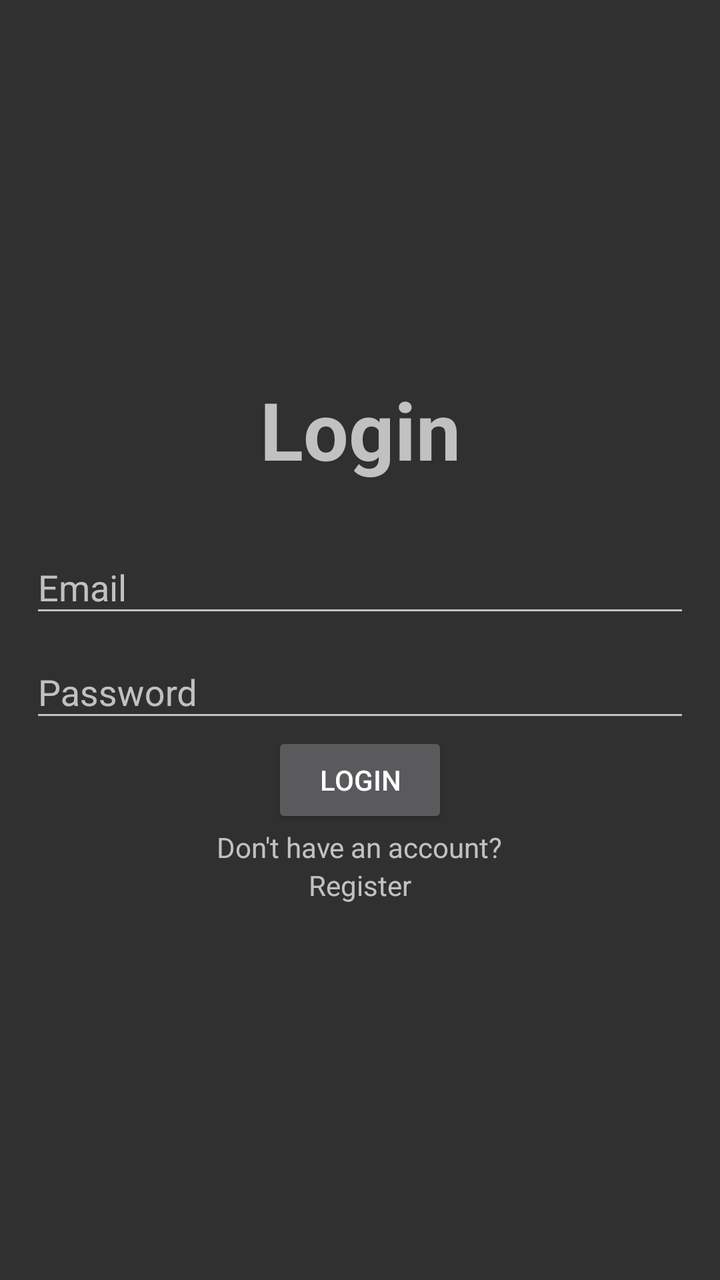
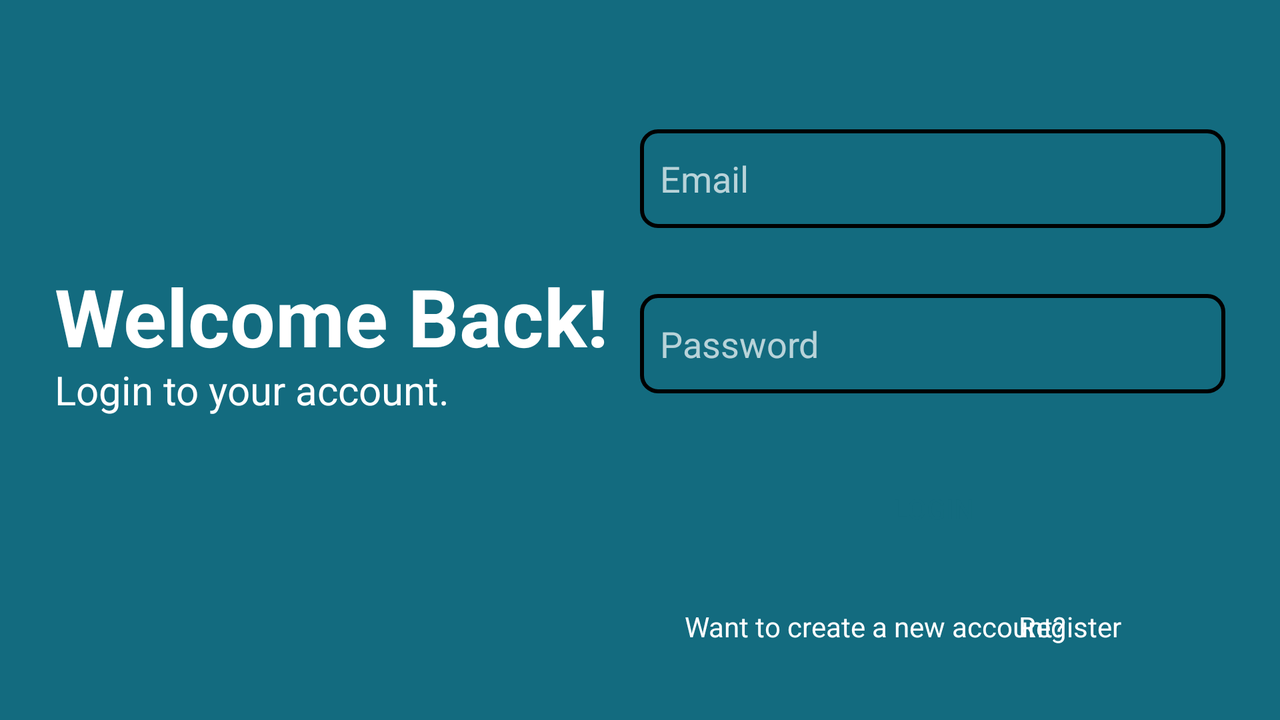

An Android layout and its configuration variant, each rendered on a device that would load it. The default file and the variant file are quoted in full after the pictures.
<!-- AndroidManifest.xml: application theme Theme.AppCompat -->
<!-- res/layout/activity_login.xml -->
<?xml version="1.0" encoding="utf-8"?>
<LinearLayout xmlns:android="http://schemas.android.com/apk/res/android"
    xmlns:app="http://schemas.android.com/apk/res-auto"
    xmlns:tools="http://schemas.android.com/tools"
    android:layout_width="match_parent"
    android:layout_height="match_parent"
    android:orientation="vertical"
    android:padding="15dp"
    android:gravity="center"
    tools:context=".Login">
    
    <TextView
        android:text="@string/login"
        android:textSize="40dp"
        android:textStyle="bold"
        android:gravity="center"
        android:layout_marginBottom="20dp"
        android:layout_width="match_parent"
        android:layout_height="wrap_content"/>

    <com.google.android.material.textfield.TextInputLayout
        android:layout_width="match_parent"
        android:layout_height="wrap_content">
        <com.google.android.material.textfield.TextInputEditText
            android:id="@+id/email"
            android:hint="@string/email"
            android:layout_width="match_parent"
            android:layout_height="wrap_content">

        </com.google.android.material.textfield.TextInputEditText>
    </com.google.android.material.textfield.TextInputLayout>

    <com.google.android.material.textfield.TextInputLayout
        android:layout_width="match_parent"
        android:layout_height="wrap_content">
        <com.google.android.material.textfield.TextInputEditText
            android:id="@+id/password"
            android:hint="@string/password"
            android:layout_width="match_parent"
            android:layout_height="wrap_content">

        </com.google.android.material.textfield.TextInputEditText>
    </com.google.android.material.textfield.TextInputLayout>

    <ProgressBar
        android:id="@+id/progressBar"
        android:visibility="gone"
        android:layout_width="wrap_content"
        android:layout_height="wrap_content"/>

    <Button
        android:id="@+id/btn_login"
        android:text="@string/login"
        android:layout_width="wrap_content"
        android:layout_height="wrap_content" />

    <TextView
        android:id="@+id/dont_have_account"
        android:text="Don't have an account?"
        android:layout_width="wrap_content"
        android:layout_height="wrap_content"/>
    <TextView
        android:id="@+id/registerNow"
        android:text="@string/register"
        android:layout_width="wrap_content"
        android:layout_height="wrap_content"/>
</LinearLayout>
<!-- resources referenced by this layout -->
<resources>
  <string name="email">Email</string>
  <string name="login">Login</string>
  <string name="password">Password</string>
  <string name="register">Register</string>
</resources>
<!-- res/layout-land/activity_login.xml (the repository's variant of the layout above) -->
<!-- drawn on the phone turned sideways -->
<?xml version="1.0" encoding="utf-8"?>
<androidx.constraintlayout.widget.ConstraintLayout xmlns:android="http://schemas.android.com/apk/res/android"
    xmlns:app="http://schemas.android.com/apk/res-auto"
    xmlns:tools="http://schemas.android.com/tools"
    android:layout_width="match_parent"
    android:layout_height="match_parent"
    android:background="@color/bgColor"
    android:orientation="vertical"
    android:padding="15dp"
    tools:context=".Login">

    <TextView
        android:id="@+id/textView"
        android:layout_width="343dp"
        android:layout_height="48dp"
        android:text="@string/welcome"
        android:textAlignment="viewStart"
        android:textColor="@color/white"
        android:textSize="40dp"
        android:textStyle="bold"
        app:layout_constraintBottom_toTopOf="@+id/guideline9"
        app:layout_constraintStart_toStartOf="@+id/guideline"
        app:layout_constraintTop_toTopOf="@+id/guideline8" />

    <TextView
        android:id="@+id/textView2"
        android:layout_width="345dp"
        android:layout_height="32dp"
        android:text="@string/login_account"
        android:textAlignment="viewStart"
        android:textColor="@color/white"
        android:textSize="20dp"
        app:layout_constraintBottom_toBottomOf="parent"
        app:layout_constraintEnd_toStartOf="@+id/guideline2"
        app:layout_constraintHorizontal_bias="0.0"
        app:layout_constraintStart_toStartOf="@+id/guideline"
        app:layout_constraintTop_toBottomOf="@+id/textView"
        app:layout_constraintVertical_bias="0.015" />

    <com.google.android.material.textfield.TextInputLayout
        android:id="@+id/textInputLayout"
        android:layout_width="match_parent"
        android:layout_height="wrap_content"
        tools:layout_editor_absoluteX="15dp"
        tools:layout_editor_absoluteY="15dp">

    </com.google.android.material.textfield.TextInputLayout>

    <com.google.android.material.textfield.TextInputLayout
        android:id="@+id/textInputLayout2"
        android:layout_width="match_parent"
        android:layout_height="wrap_content"
        android:layout_marginTop="140dp"
        app:layout_constraintTop_toBottomOf="@+id/dont_have_account"
        tools:layout_editor_absoluteX="-3dp">

    </com.google.android.material.textfield.TextInputLayout>

    <ProgressBar
        android:id="@+id/progressBar"
        android:layout_width="wrap_content"
        android:layout_height="wrap_content"
        android:visibility="gone"
        app:layout_constraintBottom_toBottomOf="parent"
        app:layout_constraintTop_toTopOf="parent"
        tools:layout_editor_absoluteX="166dp"/>

    <Button
        android:id="@+id/btn_login"
        android:layout_width="0dp"
        android:layout_height="0dp"
        android:background="@drawable/rounded_corners"
        android:text="@string/login"
        android:textColor="#136b7f"
        app:layout_constraintBottom_toTopOf="@+id/guideline10"
        app:layout_constraintEnd_toStartOf="@+id/guideline2"
        app:layout_constraintStart_toStartOf="@+id/middleGuideline"
        app:layout_constraintTop_toTopOf="@+id/guideline12" />

    <TextView
        android:id="@+id/dont_have_account"
        android:layout_width="wrap_content"
        android:layout_height="wrap_content"
        android:text="@string/create_account"
        android:textColor="@color/white"
        app:layout_constraintBottom_toBottomOf="parent"
        app:layout_constraintEnd_toStartOf="@+id/guideline2"
        app:layout_constraintHorizontal_bias="0.22"
        app:layout_constraintStart_toStartOf="@+id/middleGuideline"
        app:layout_constraintTop_toTopOf="@+id/guideline10"
        app:layout_constraintVertical_bias="0.526" />

    <TextView
        android:id="@+id/registerNow"
        android:layout_width="wrap_content"
        android:layout_height="wrap_content"
        android:layout_marginEnd="52dp"
        android:text="@string/register"
        android:textColor="@color/white"
        app:layout_constraintBottom_toBottomOf="parent"
        app:layout_constraintEnd_toStartOf="@+id/guideline2"
        app:layout_constraintHorizontal_bias="1.0"
        app:layout_constraintStart_toEndOf="@+id/dont_have_account"
        app:layout_constraintTop_toTopOf="@+id/guideline10"
        app:layout_constraintVertical_bias="0.526" />

    <com.google.android.material.textfield.TextInputEditText
        android:id="@+id/password"
        android:layout_width="0dp"
        android:layout_height="0dp"
        android:background="@drawable/button_border_blue"
        android:hint="@string/password"
        android:paddingLeft="10dp"

        app:layout_constraintBottom_toTopOf="@+id/guideline9"
        app:layout_constraintEnd_toStartOf="@+id/guideline2"
        app:layout_constraintStart_toStartOf="@+id/middleGuideline"
        app:layout_constraintTop_toTopOf="@+id/guideline11">


    </com.google.android.material.textfield.TextInputEditText>

    <com.google.android.material.textfield.TextInputEditText
        android:id="@+id/email"
        android:layout_width="0dp"
        android:layout_height="0dp"
        android:background="@drawable/button_border_blue"
        android:hint="@string/email"
        android:paddingLeft="10dp"
        android:textColor="@color/white"
        app:layout_constraintBottom_toTopOf="@+id/guideline8"
        app:layout_constraintEnd_toStartOf="@+id/guideline2"
        app:layout_constraintStart_toStartOf="@+id/middleGuideline"
        app:layout_constraintTop_toTopOf="@+id/guideline4"
        app:shapeAppearanceOverlay="@style/ShapeAppearanceOverlay.App.rounded">


    </com.google.android.material.textfield.TextInputEditText>

    <androidx.constraintlayout.widget.Guideline
        android:id="@+id/guideline"
        android:layout_width="wrap_content"
        android:layout_height="wrap_content"
        android:orientation="vertical"
        app:layout_constraintGuide_percent="0.02" />

    <androidx.constraintlayout.widget.Guideline
        android:id="@+id/guideline2"
        android:layout_width="wrap_content"
        android:layout_height="wrap_content"
        android:orientation="vertical"
        app:layout_constraintGuide_percent="0.98" />

    <androidx.constraintlayout.widget.Guideline
        android:id="@+id/guideline8"
        android:layout_width="wrap_content"
        android:layout_height="wrap_content"
        android:orientation="horizontal"
        app:layout_constraintGuide_percent=".3"
        />
    <androidx.constraintlayout.widget.Guideline
        android:id="@+id/guideline11"
        android:layout_width="wrap_content"
        android:layout_height="wrap_content"
        android:orientation="horizontal"
        app:layout_constraintGuide_percent=".4"
        />

    <androidx.constraintlayout.widget.Guideline
        android:id="@+id/guideline9"
        android:layout_width="wrap_content"
        android:layout_height="wrap_content"
        android:orientation="horizontal"
        app:layout_constraintGuide_percent=".55"
        />

    <androidx.constraintlayout.widget.Guideline
        android:id="@+id/guideline12"
        android:layout_width="wrap_content"
        android:layout_height="wrap_content"
        android:orientation="horizontal"
        app:layout_constraintGuide_percent=".65"
        />

    <androidx.constraintlayout.widget.Guideline
        android:id="@+id/guideline10"
        android:layout_width="wrap_content"
        android:layout_height="wrap_content"
        android:orientation="horizontal"
        app:layout_constraintGuide_percent=".8"
        />

    <androidx.constraintlayout.widget.Guideline
        android:id="@+id/guideline4"
        android:layout_width="wrap_content"
        android:layout_height="wrap_content"
        android:orientation="horizontal"
        app:layout_constraintGuide_percent=".15" />

    <androidx.constraintlayout.widget.Guideline
        android:id="@+id/middleGuideline"
        android:layout_width="wrap_content"
        android:layout_height="wrap_content"
        android:orientation="vertical"
        app:layout_constraintGuide_percent="0.5" />



</androidx.constraintlayout.widget.ConstraintLayout>
<!-- resources referenced by the variant -->
<!-- as the phone turned sideways resolves them -->
<resources>
  <color name="bgColor">#136B7F</color>
  <color name="white">#FFFFFFFF</color>
  <!-- drawable button_border_blue (drawable) -->
  <?xml version="1.0" encoding="utf-8"?>
  <layer-list xmlns:android="http://schemas.android.com/apk/res/android">
      
      <item>
          <shape android:shape="rectangle">
              <solid android:color="@color/appLightBlue" /> 
              <corners android:radius="8dp" /> 
          </shape>
      </item>
      
      <item android:top="0dp" android:left="0dp" android:right="0dp" android:bottom="0dp">
          <shape android:shape="rectangle">
              <solid android:color="@android:color/transparent" /> 
              <stroke
                  android:width="2dp"
              android:color="@color/borderGrey" />
              <corners android:radius="8dp" /> 
          </shape>
      </item>
  </layer-list>
  <!-- drawable rounded_corners (drawable) -->
  <?xml version="1.0" encoding="utf-8"?>
  <shape xmlns:android="http://schemas.android.com/apk/res/android">
      <corners  android:radius="5dp"/>
  
  </shape>
  <string name="create_account">"Want to create a new account?"</string>
  <string name="email">Email</string>
  <string name="login">Login</string>
  <string name="login_account">Login to your account."</string>
  <string name="password">Password</string>
  <string name="register">Register</string>
  <string name="welcome">Welcome Back!</string>
</resources>
